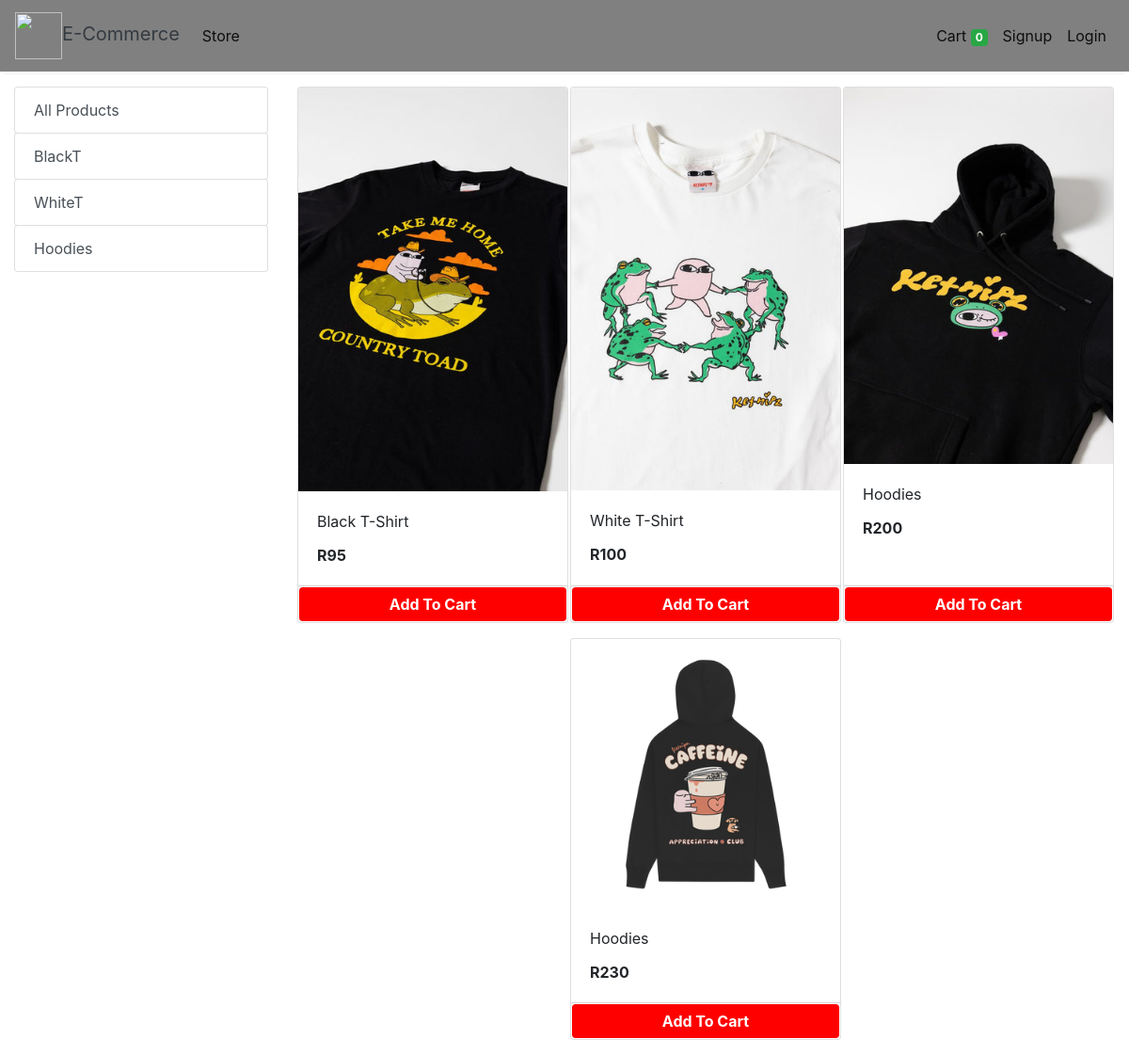
The app's page /store with its own data.
### store/models/category.py (models this page shows, shortened)
class Category(models.Model):
    name= models.CharField(max_length=50)
    @staticmethod
    def get_all_categories():
        return Category.objects.all()

### store/models/product.py (models this page shows, shortened)
class Products(models.Model):
    name = models.CharField(max_length=60)
    price= models.IntegerField(default=0)
    category= models.ForeignKey(Category,on_delete=models.CASCADE,default=1 )
    description= models.CharField(max_length=250, default='', blank=True, null= True)
    image= models.ImageField(upload_to='uploads/products/')
    @staticmethod
    def get_all_products():
        return Products.objects.all()

### store/views/home.py (the view)
# urls.py: path('' , include('store.urls'))
def store(request):
    cart = request.session.get('cart')
    if not cart:
        request.session['cart'] = {}
    products = None
    categories = Category.get_all_categories()
    categoryID = request.GET.get('category')
    if categoryID:
        products = Products.get_all_products_by_categoryid(categoryID)
    else:
        products = Products.get_all_products();
    data = {}
    data['products'] = products
    data['categories'] = categories
    print('you are : ', request.session.get('email'))
    return render(request, 'index.html', data)

### store/templatetags/cart.py (called while the page is built)
@register.filter (name='is_in_cart')
def is_in_cart(product, cart):
    keys = cart.keys ()
    for id in keys:
        if int (id) == product.id:
            return True
    return False;

### store/templatetags/custom_filter.py (called while the page is built)
@register.filter(name='currency')
def currency(number):
    return "R"+str(number)

### store/templates/index.html (shortened to what this page needs)
{% extends 'base.html' %}
{% block content %}
{% load cart %}
{% load custom_filter %}
<div class="container-fluid mt-3">
	<div class="row">
		<div class="col-lg-3 mx-auto">
			<div class="list-group">
				<a href="/" class="list-group-item list-group-item-action btn btn-outline-success">All Products</a>
				{% for category in categories %}
				<a href="/?category={{category.id}}"
					class="list-group-item list-group-item-action btn btn-outline-success ">{{category.name}}</a>
				{% endfor %}
			</div>
		</div>
		<div id='products' class="col-lg-9 mx-auto">
			<div class="row mx-auto">
				{% for product in products %}
				<div class="card mx-auto mb-3" id={{product.id}} style="width: 18rem;">
					<img class="card-img-top" src="{{product.image.url}}" alt="Card image cap">
					<div class="card-body">
						<p class="card-title">{{product.name}}</p>
						<p class="card-text"><b>{{product.price|currency}}</b></p>
					</div>
					<div class="card-footer p-0 no-gutters">
						{% if product|is_in_cart:request.session.cart %}
						<div class="row no-gutters">
							<form action="/#{{product.id}}" class="col-2 " method="post">
								{% csrf_token %}
								<input hidden type="text" name='product' value='{{product.id}}'>
								<input hidden type="text" name='remove' value='True'>
								<input type="submit" value=" - " class="btn btn-block btn-success border-right">
							</form>
							<div class="text-center col btn btn-success">{{product|cart_quantity:request.session.cart}} in Cart</div>
							<form action="/#{{product.id}}" class="col-2 " method="post">
								{% csrf_token %}
								<input hidden type="text" name='product' value='{{product.id}}'>
								<input type="submit" value=" + " class="btn btn-block btn-success border-left">
							</form>
						</div>
						{% else %}
						<form action="/#{{product.id}}" method="POST" class="btn-block">
							<input type="submit" class="float-right btn btn-success form-control" style="background-color:red;border-color: white;font-weight: bolder;"
                    value="Add To Cart">
						</form>
						{% endif %}
					</div>
				</div>
				{% endfor %}
			</div>
		</div>
	</div>
</div>
{% endblock %}

### store/templates/base.html (shortened to what this page needs)
<!doctype html>
<html lang="en">
  {% load static %}
<head>
  <link rel="stylesheet" href="https://maxcdn.bootstrapcdn.com/bootstrap/4.0.0/css/bootstrap.min.css"
>
</head>
<body>
<nav class="one-edge-shadow
  navbar navbar-light
  sticky-top navbar
  navbar-expand-lg
  text-white">
    <a class="navbar-brand ms-3 text-dark " href="/">
    <link rel="stylesheet" href="https://use.fontawesome.com/releases/v5.7.0/css/all.css">
    <img src="https://www.freepnglogos.com/uploads/shopping-cart-png/shopping-cart-svg-png-icon-download-28.png" style="width:50px;height:50px;color:text-dark;">E-Commerce</a>
    <div class="collapse navbar-collapse" id="navbarSupportedContent">
      <ul class="navbar-nav mr-auto">
        <li class="nav-item active">
          <a class="nav-link" href="/store">Store <span class="sr-only">(current)</span></a>
        </li>
          </ul>
      <ul class=" navbar-nav my-2 my-lg-0">
        <li class="nav-item active">
          <a class="nav-link" href="/cart">Cart
            <span class="badge badge-success">{{request.session.cart.keys|length}}</span>
            <span class="sr-only">(current)</span></a>
        </li>
        {% if request.session.customer %}
        <li class="nav-item active ">
          <a class="nav-link" href="/orders">Orders<span class="sr-only">(current)</span></a>
        </li>
        <li class="nav-item active ">
          <a class="nav-link" href="/logout">Logout<span class="sr-only">(current)</span></a>
        </li>
        {% else %}
        <li class="nav-item active">
          <a class="nav-link" href="/signup">Signup<span class="sr-only">(current)</span></a>
        </li>
        <li class="nav-item active">
          <a class="nav-link" href="/login">Login<span class="sr-only">(current)</span></a>
        </li>
        {% endif %}
      </ul>
    </div>
  </nav>
  {% block content %}{% endblock %}
</body>
</html>

### store/templates/base.html (style rules this page uses)
nav { background-color:grey; }
.one-edge-shadow { box-shadow: 0 8px 2px -5px rgb(246, 245, 245); }

### records on screen
Category: name "BlackT"
Category: name "WhiteT"
Category: name "Hoodies"
Products: image (picture), name "Black T-Shirt", price "R95"
Products: image (picture), name "White T-Shirt", price "R100"
Products: image (picture), name "Hoodies", price "R200"
Products: image (picture), name "Hoodies", price "R230"

### other values on screen
{{ request.session.cart.keys|length }} "0"
